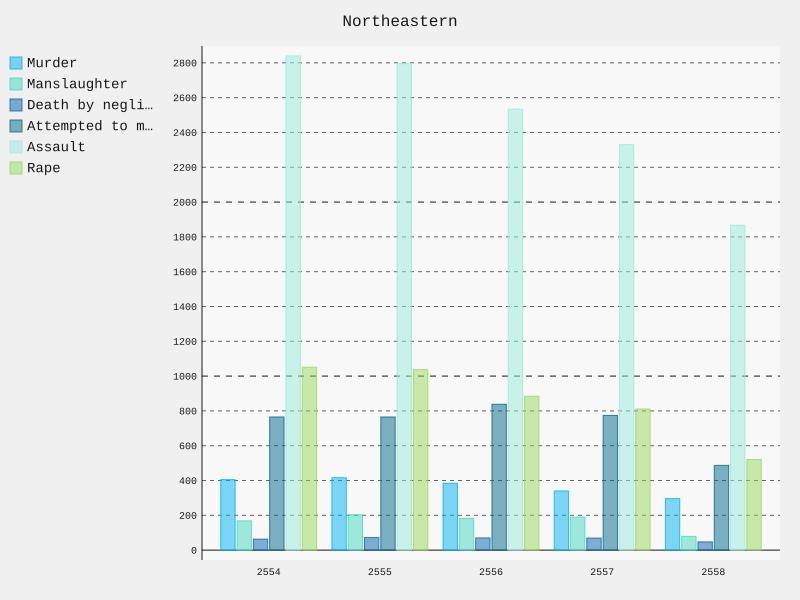

Recreate this plot in Python.
"""Show Information"""
import pygal #create graph
from xlrd import open_workbook #import file from excel
from pygal.style import BlueStyle #style of graph(color)
def function():
    """Northeasten"""

    #open_worksheets
    book = open_workbook('D:/Book1.xlsx') #openfile in ---> (name of file)
    sheet = book.sheet_by_index(2) #sheet cell
    kill_honest = [sheet.cell(3, col_index).value for col_index in range(1, 6)] #sheet.cell(row, col_index) ,,,, range(column)
    kill_bad = [sheet.cell(4, col_index).value for col_index in range(1, 6)]
    careless = [sheet.cell(5, col_index).value for col_index in range(1, 6)]
    try_to_kill = [sheet.cell(6, col_index).value for col_index in range(1, 6)]
    attrack = [sheet.cell(7, col_index).value for col_index in range(1, 6)]
    rape = [sheet.cell(8, col_index).value for col_index in range(1, 6)]

    #make
    line_chart = pygal.Bar(fill=True, interpolate='cubic', style=BlueStyle)
    line_chart.title = sheet.cell(0, 0).value
    year = ["2554", "2555", "2556", "2557", "2558"]
    line_chart.x_labels = map(str, year)
    line_chart.add(sheet.cell(3, 0).value, kill_honest)
    line_chart.add(sheet.cell(4, 0).value, kill_bad)
    line_chart.add(sheet.cell(5, 0).value, careless)
    line_chart.add(sheet.cell(6, 0).value, try_to_kill)
    line_chart.add(sheet.cell(7, 0).value, attrack)
    line_chart.add(sheet.cell(8, 0).value, rape)
    line_chart.render_to_file('Northeasten.svg')

function()
